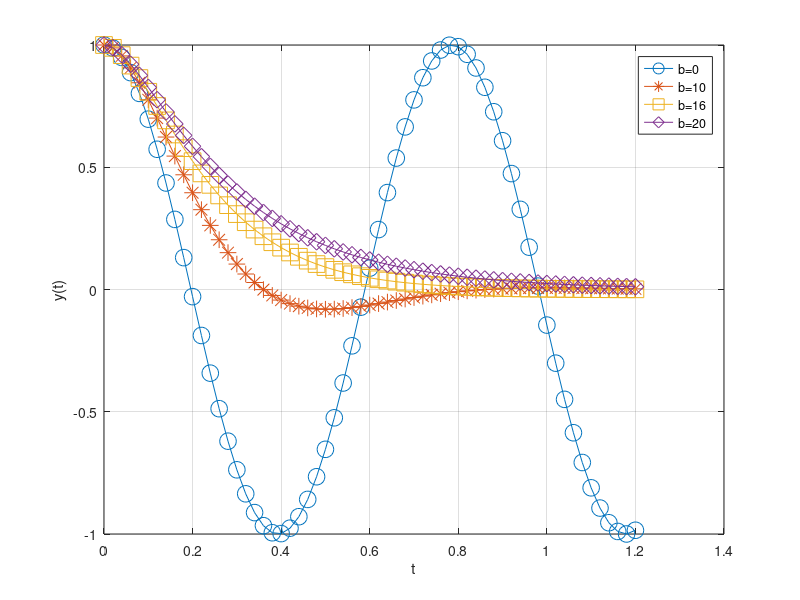

This figure's MATLAB source:
%% produce "sketch" for exercise #4 in section 4.9
t = 0:.02:1.2;
y0 = cos(8*t);
y10 = exp(-5*t) .* ( cos(sqrt(39)*t) + (5/sqrt(39))*sin(sqrt(39)*t) );
y16 = exp(-8*t) .* ( ones(size(t)) + 8 * t );
y20 = (4/3) * exp(-4*t) - (1/3) * exp(-16*t);
plot(t,y0,'o-','markersize',12,t,y10,'*-','markersize',12,...
     t,y16,'s-','markersize',12,t,y20,'d-','markersize',12)
legend("b=0","b=10","b=16","b=20")
xlabel t, ylabel('y(t)'), grid on
